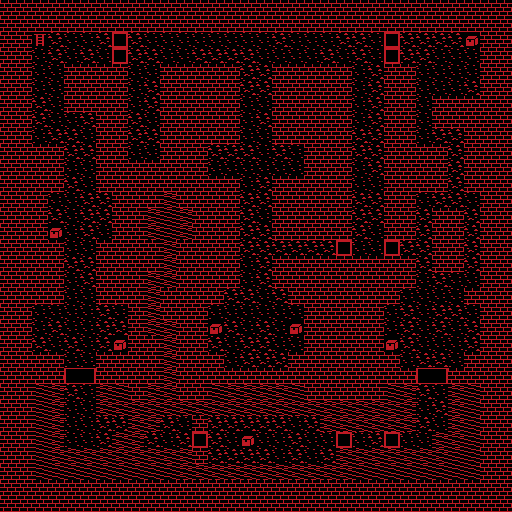

A level layout from a 2D game, rendered from its tile map. Below: a short description, then the map file with tile-grid data replaced by summaries:
An orthogonal 32x32 tile map with 16x16 px tiles, 3 tile layers (Floor, Walls, Interactable), 10 tilesets and 37 objects.

<map version="1.10" tiledversion="1.11.0" orientation="orthogonal" renderorder="right-down" width="32" height="32" tilewidth="16" tileheight="16" infinite="0" nextlayerid="8" nextobjectid="66">
 <editorsettings>
  <export target="dir/dungeon3.lua" format="lua" />
 </editorsettings>
 <tileset firstgid="1" name="monochrome_red_tileset" tilewidth="16" tileheight="16" tilecount="256" columns="16">
  <image source="dir/res/mono_tile_set.png" width="256" height="256" />
 </tileset>
 <tileset firstgid="257" name="monochrome_red_tileset" tilewidth="16" tileheight="16" tilecount="256" columns="16">
  <image source="dir/res/mono_tile_set.png" width="256" height="256" />
 </tileset>
 <tileset firstgid="513" name="monochrome_red_tileset" tilewidth="16" tileheight="16" tilecount="256" columns="16">
  <image source="dir/res/mono_tile_set.png" width="256" height="256" />
 </tileset>
 <tileset firstgid="769" name="monochrome_red_tileset" tilewidth="16" tileheight="16" tilecount="256" columns="16">
  <image source="dir/res/mono_tile_set.png" width="256" height="256" />
 </tileset>
 <tileset firstgid="1025" name="monochrome_red_tileset" tilewidth="16" tileheight="16" tilecount="256" columns="16">
  <image source="dir/res/mono_tile_set.png" width="256" height="256" />
 </tileset>
 <tileset firstgid="1281" name="monochrome_red_tileset" tilewidth="16" tileheight="16" tilecount="256" columns="16">
  <image source="dir/res/mono_tile_set.png" width="256" height="256" />
 </tileset>
 <tileset firstgid="1537" name="monochrome_red_tileset" tilewidth="16" tileheight="16" tilecount="256" columns="16">
  <image source="dir/res/mono_tile_set.png" width="256" height="256" />
 </tileset>
 <tileset firstgid="1793" name="monochrome_red_tileset" tilewidth="16" tileheight="16" tilecount="256" columns="16">
  <image source="dir/res/mono_tile_set.png" width="256" height="256" />
 </tileset>
 <tileset firstgid="2049" name="monochrome_red_tileset" tilewidth="16" tileheight="16" tilecount="256" columns="16">
  <image source="dir/res/mono_tile_set.png" width="256" height="256" />
 </tileset>
 <tileset firstgid="2305" name="monochrome_red_tileset" tilewidth="16" tileheight="16" tilecount="256" columns="16">
  <image source="dir/res/mono_tile_set.png" width="256" height="256" />
 </tileset>
 <layer id="2" name="Floor" width="32" height="32">
  <data>[1024 cells, 330 non-empty, 3 distinct tile ids]</data>
 </layer>
 <layer id="1" name="Walls" width="32" height="32">
  <data>[1024 cells, 687 non-empty, 7 distinct tile ids]</data>
 </layer>
 <objectgroup id="4" name="SpawnPoints" visible="0">
  <object id="5" x="272" y="432">
   <properties>
    <property name="SubType" value="KNIGHTCHAMP" />
    <property name="Type" value="MONSTER" />
   </properties>
   <point />
  </object>
  <object id="8" x="400" y="432">
   <properties>
    <property name="SubType" value="MARAUDER" />
    <property name="Type" value="MONSTER" />
   </properties>
   <point />
  </object>
  <object id="9" x="160" y="32">
   <properties>
    <property name="SubType" value="GOBLIN" />
    <property name="Type" value="MONSTER" />
   </properties>
   <point />
  </object>
  <object id="11" x="464" y="320">
   <properties>
    <property name="SubType" value="DARKELF" />
    <property name="Type" value="MONSTER" />
   </properties>
   <point />
  </object>
  <object id="25" x="352" y="176">
   <properties>
    <property name="SubType" value="DARKELF" />
    <property name="Type" value="MONSTER" />
   </properties>
   <point />
  </object>
  <object id="26" x="48" y="320">
   <properties>
    <property name="SubType" value="OGRE" />
    <property name="Type" value="MONSTER" />
   </properties>
   <point />
  </object>
  <object id="27" x="464" y="64">
   <properties>
    <property name="SubType" value="KNIGHT" />
    <property name="Type" value="MONSTER" />
   </properties>
   <point />
  </object>
  <object id="28" x="32" y="128">
   <properties>
    <property name="SubType" value="GOBLIN" />
    <property name="Type" value="MONSTER" />
   </properties>
   <point />
  </object>
  <object id="30" x="448" y="176">
   <properties>
    <property name="SubType" value="GOBLIN" />
    <property name="Type" value="MONSTER" />
   </properties>
   <point />
  </object>
  <object id="31" x="96" y="208">
   <properties>
    <property name="SubType" value="DARKELF" />
    <property name="Type" value="MONSTER" />
   </properties>
   <point />
  </object>
  <object id="45" x="384" y="320">
   <properties>
    <property name="SubType" value="DARKELF" />
    <property name="Type" value="MONSTER" />
   </properties>
   <point />
  </object>
  <object id="46" x="288" y="160">
   <properties>
    <property name="SubType" value="GOBLIN" />
    <property name="Type" value="MONSTER" />
   </properties>
   <point />
  </object>
  <object id="58" x="240" y="352">
   <properties>
    <property name="SubType" value="OGREKNIGHT" />
    <property name="Type" value="MONSTER" />
   </properties>
   <point />
  </object>
  <object id="59" x="96" y="432">
   <properties>
    <property name="SubType" value="MARAUDER" />
    <property name="Type" value="MONSTER" />
   </properties>
   <point />
  </object>
  <object id="64" x="160" y="432">
   <properties>
    <property name="Name" value="Agnis" />
    <property name="SubType" value="PRIESTESS" />
    <property name="Type" value="NPC" />
   </properties>
   <point />
  </object>
 </objectgroup>
 <layer id="5" name="Interactable" width="32" height="32">
  <data>[1024 cells, 20 non-empty, 6 distinct tile ids]</data>
 </layer>
 <objectgroup id="7" name="PlayerSpawn" visible="0">
  <object id="23" x="48" y="32">
   <point />
  </object>
 </objectgroup>
 <objectgroup id="6" name="Interactable" visible="0">
  <object id="16" x="464" y="32">
   <properties>
    <property name="Content" value="gold#250,silverArmor#1,strengthPotion#1" />
    <property name="Locked" type="bool" value="false" />
    <property name="Opened" type="bool" value="false" />
    <property name="Type" value="CHEST" />
   </properties>
   <point />
  </object>
  <object id="24" x="32" y="32">
   <properties>
    <property name="NextMap" value="town1" />
    <property name="Type" value="EXIT" />
   </properties>
   <point />
  </object>
  <object id="32" x="288" y="320">
   <properties>
    <property name="Content" value="gold#250,yellowKey#1" />
    <property name="Locked" type="bool" value="false" />
    <property name="Opened" type="bool" value="false" />
    <property name="Type" value="CHEST" />
   </properties>
   <point />
  </object>
  <object id="33" x="208" y="320">
   <properties>
    <property name="Content" value="gold#200,poisonedDagger#1,healthPotion#3" />
    <property name="Locked" type="bool" value="false" />
    <property name="Opened" type="bool" value="false" />
    <property name="Type" value="CHEST" />
   </properties>
   <point />
  </object>
  <object id="35" x="384" y="336">
   <properties>
    <property name="Content" value="gold#1000" />
    <property name="Locked" type="bool" value="false" />
    <property name="Opened" type="bool" value="false" />
    <property name="Type" value="CHEST" />
   </properties>
   <point />
  </object>
  <object id="36" x="48" y="224">
   <properties>
    <property name="Content" value="gold#500,yellowKey#1,healthPotion#1" />
    <property name="Locked" type="bool" value="false" />
    <property name="Opened" type="bool" value="false" />
    <property name="Type" value="CHEST" />
   </properties>
   <point />
  </object>
  <object id="39" x="112" y="48">
   <properties>
    <property name="Color" value="copper" />
    <property name="Locked" type="bool" value="false" />
    <property name="Opened" type="bool" value="false" />
    <property name="Type" value="DOOR" />
   </properties>
   <point />
  </object>
  </objectgroup>
</map>
<!-- 14 of 37 objects omitted -->